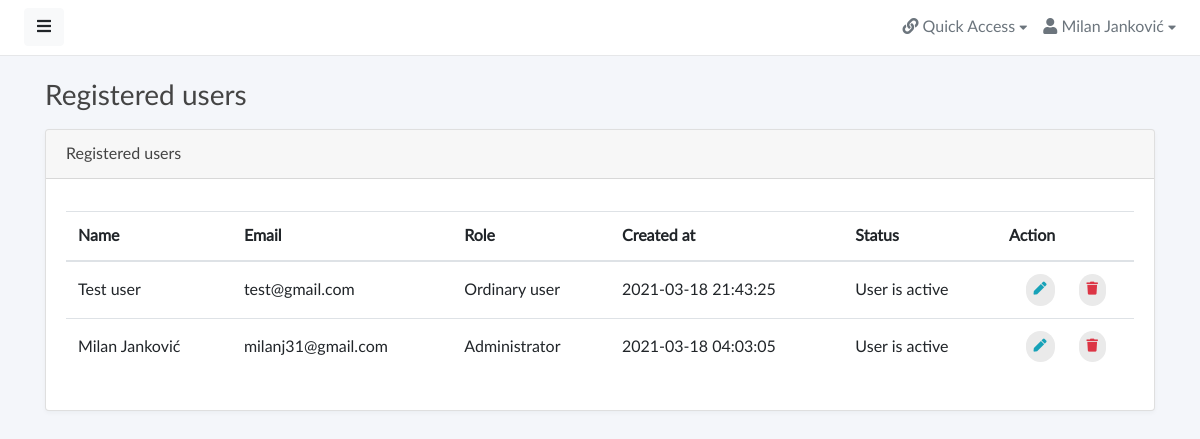
The page /admin/users.php (signed in) on the database its author committed.
### tables this page shows
CREATE TABLE `users` (
  `id` int(11) UNSIGNED NOT NULL,
  `name` varchar(211) NOT NULL,
  `slug` varchar(211) NOT NULL,
  `email` varchar(211) NOT NULL,
  `password` varchar(211) NOT NULL,
  `is_admin` int(11) UNSIGNED NOT NULL DEFAULT 0,
  `banned` int(11) NOT NULL DEFAULT 0,
  `active` int(11) NOT NULL DEFAULT 1,
  `ip_address` varchar(211) NOT NULL,
  `featured_image` varchar(211) DEFAULT 'https://usapng.com/images/thumb/200_/user-icon-6.webp',
  `created_at` datetime NOT NULL,
  `updated_at` datetime NOT NULL
);

### include/db.inc.php (called while the page is built, shortened)
<?php
class DbConnect {
	private $host = 'localhost';
	private $dbname = 'clean-blog';
	private $username = 'root';
	private $password = '';
	protected function connect(){
		try {
			$sql = 'mysql:host='. $this -> host .';dbname='. $this -> dbname ;
			$pdo = new PDO ( $sql , $this -> username , $this -> password );
			$pdo -> setAttribute( PDO::ATTR_DEFAULT_FETCH_MODE , PDO::FETCH_ASSOC );
			$pdo -> setAttribute ( PDO::ATTR_ERRMODE , PDO::ERRMODE_EXCEPTION );
			$pdo -> exec ( 'set names utf8');
			return $pdo;
		} catch ( PDOException $e) {
			echo $e -> getMessage();
		}
	}
}

### admin/classes/admin.class.php (called while the page is built, shortened)
<?php
class Admin extends DbConnect{
public function getAllRegisteredUsers(){
$sql = 'select * from users order by created_at desc';
$query = $this -> connect() -> query($sql);
$users = $query -> fetchAll();
return $users;
}
}

### admin/users.php (the view, shortened to what this page needs)
<?php
require_once '../include/db.inc.php';
 ?>
 <!doctype html>
<html lang="en">
<head>
    <link href="assets/vendor/fontawesome/css/fontawesome.min.css" rel="stylesheet">
    <link href="assets/vendor/fontawesome/css/solid.min.css" rel="stylesheet">
    <link href="assets/vendor/fontawesome/css/brands.min.css" rel="stylesheet">
    <link href="assets/vendor/bootstrap/css/bootstrap.min.css" rel="stylesheet">
    <link href="assets/css/master.css" rel="stylesheet">
    <link href="assets/vendor/chartsjs/Chart.min.css" rel="stylesheet">
    <link href="assets/vendor/flagiconcss/css/flag-icon.min.css" rel="stylesheet">
</head>
<body>
    <div class="wrapper">
        <div id="body" class="active">
<?php require_once 'partials/__navigation.php' ?>
        <div class="content">
                <div class="container">
                    <div class="page-title">
                        <h3>Registered users</h3>
                    </div>
                    <div class="row">
                          <div class="col-md-12 col-lg-12">
                            <div class="card">
                                <div class="card-header">Registered users</div>
                                <div class="card-body">
<?php
try {
$users = new Admin;
if (count( $users -> getAllRegisteredUsers() )> 0 ) {
?>
         <table class="table table-hover" id="dataTables-example" width="100%">
                                        <thead>
                                             <tr>
                                        <th>Name</th>
                                        <th>Email</th>
                                        <th>Role</th>
                                        <th>Created at</th>
                                        <th>Status</th>
                                        <th colspan="2">Action</th>
                                    </tr>
                                        </thead>
                                        <tbody>
<?php
    foreach ( $users -> getAllRegisteredUsers() as $user ){
?>
                                     <tr>
                                        <td><?php echo $user['name'];?></td>
                                        <td><?php echo $user['email'];?></td>
                                        <td>
<?php
if($user['is_admin']== 1 ){
    echo 'Administrator';
} else {
    echo 'Ordinary user';
}
 ?>
                                        </td>
                                        <td><?php echo $user['created_at']; ?></td>
                                        <td>
<?php
if( $user['active'] == 1 ){
    echo 'User is active';
} else {
    echo 'User is not active';
}
 ?>
                                        </td>
                                        <td class="text-right">
                                            <a href="" class="btn btn-outline-info btn-rounded"><i class="fas fa-pen"></i></a>
                                        </td>
                                        <td>
                                            <a href="" class="btn btn-outline-danger btn-rounded"><i class="fas fa-trash"></i></a>
                                        </td>
                                    </tr>
<?php
}
} else {
   echo 'There is registed users.';
}
} catch ( PDOException $e ){
    echo $e -> getMessage();
}
 ?>
                                        </tbody>
                                    </table>
                                </div>
                            </div>
                        </div>
                    </div>
                </div>
            </div>
        </div>
    </div>
</body>
</html>

### admin/assets/css/master.css (style rules this page uses)
body, h1, .h1, h2, .h2, h3, .h3, h4, .h4, h5, .h5, h6, .h6, p, a, td { -moz-osx-font-smoothing: grayscale; -webkit-font-smoothing: antialiased; }
body { width: 100%; height: 100%; background: #f4f6fa; font-family: "Lato", "Helvetica Neue", Arial, Helvetica, sans-serif; font-size: 1rem; color: #444; }
.wrapper { display: flex; width: 100%; align-items: stretch; overflow-x: hidden }
#body { width: 100%; padding: 0; min-height: 100vh; transition: all 0.3s; }
#body>.content { position: relative; padding: .5rem; }
#body .content .page-title h3 { margin: 1rem 0; }
.page-title { margin: 0; font-size: 1.5rem; line-height: 1.5555556; }
.card { margin-bottom: 15px; box-shadow: rgba(35, 46, 60, .04) 0 2px 4px 0; }
.btn-rounded { border-radius: 10em; padding: 6px 8px; font-size: small; text-transform: none; text-shadow: none !important; background: #eaeaea; border-color: transparent; border: none; }
a, a:hover, a:focus { color: inherit; text-decoration: none; transition: all 0.3s; }
.table td, .table th { vertical-align: middle; }

### rows shown on the page
users: name "Test user", email "test@gmail.com", is_admin "Ordinary user", created_at "2021-03-18 21:43:25", active "User is active"
users: name "Milan Janković", email "milanj31@gmail.com", is_admin "Administrator", created_at "2021-03-18 04:03:05", active "User is active"

### other values the page prints
$_SESSION['name'] "Milan Janković"
